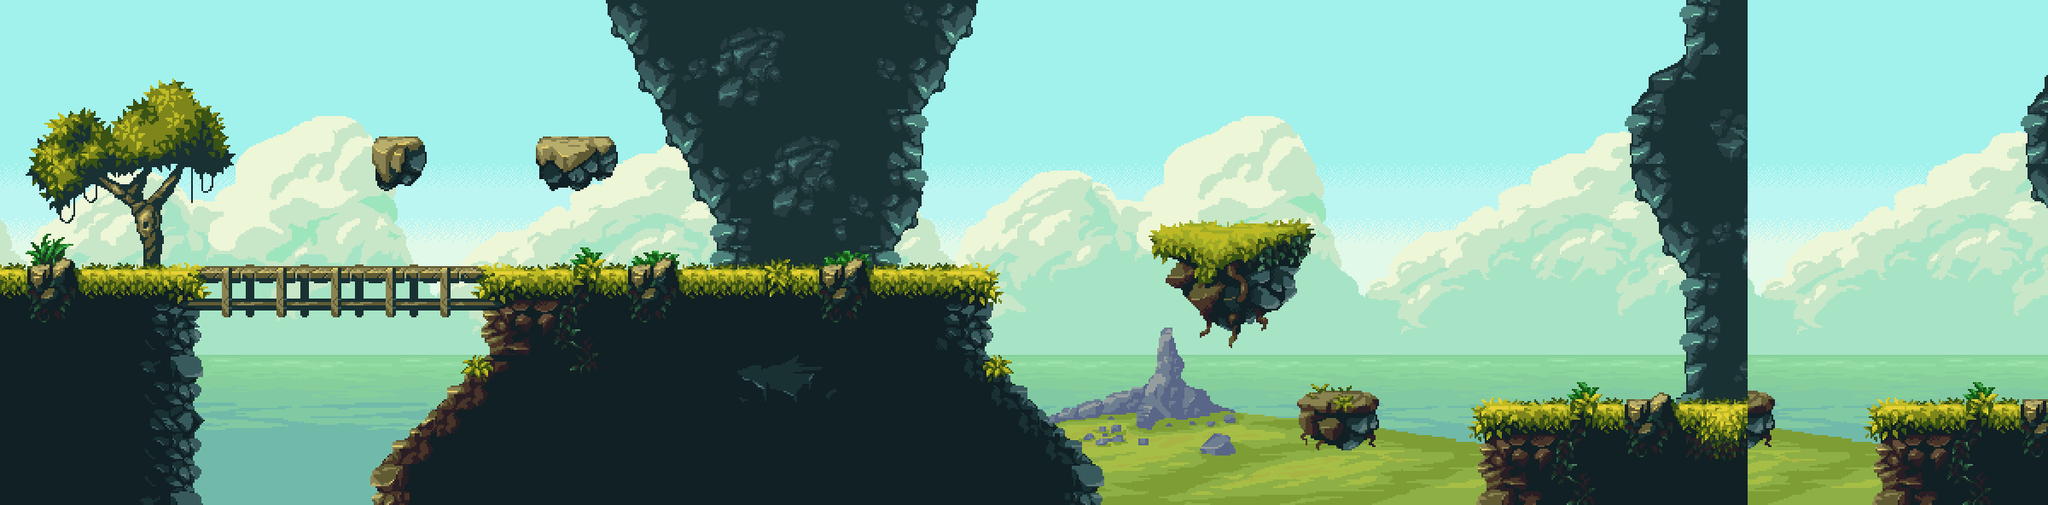

This game map was drawn from its Tiled (.tmx) file and the tilesets committed beside it. A one-line description and the trimmed map source follow:
An orthogonal 150x37 tile map with 16x16 px tiles, 1 tile layer (Fondo) and 6 objects.

<map version="1.10" tiledversion="1.11.0" orientation="orthogonal" renderorder="right-down" width="150" height="37" tilewidth="16" tileheight="16" infinite="0" nextlayerid="3" nextobjectid="15">
 <tileset firstgid="1" source="magic-cliffs-preview-detail.tsx" />
 <layer id="1" name="Fondo" width="150" height="37">
  <data>[5550 cells, 5550 non-empty, 4736 distinct tile ids]</data>
 </layer>
 <objectgroup id="2" name="Suelo">
  <object id="2" x="0.666667" y="317.333" width="1160.67" height="34" />
  <object id="7" x="1360" y="272" width="170.667" height="31.3333" />
  <object id="8" x="1376" y="304" width="140.667" height="41.3333" />
  <object id="9" x="1408" y="352" width="86" height="12.6667" />
  <object id="11" x="1520" y="464" width="92" height="57.3333" />
  <object id="14" x="1728" y="481.333" width="320" height="112" />
 </objectgroup>
</map>
